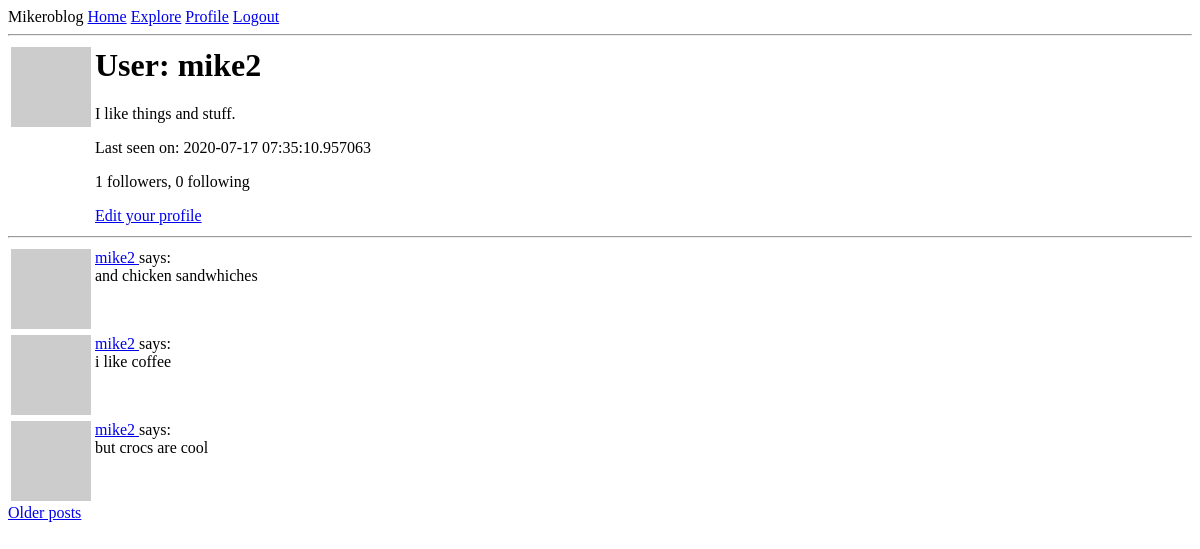
The app's page /user/mike2 (signed in), older data.
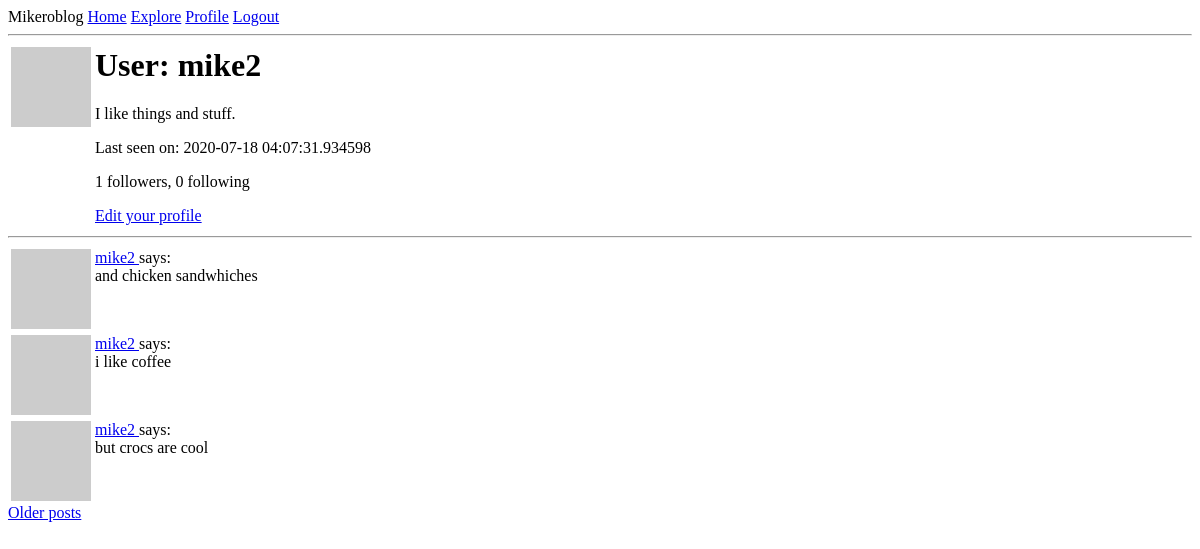
The same page, newer data.
### app/models.py (models this page shows, shortened)
class User(UserMixin, db.Model):
    id = db.Column(db.Integer, primary_key=True)
    username = db.Column(db.String(64), index=True, unique=True)
    email = db.Column(db.String(120), index=True, unique=True)
    password_hash = db.Column(db.String(128))
    posts = db.relationship('Post', backref='author', lazy='dynamic')
    about_me = db.Column(db.String(140))
    last_seen = db.Column(db.DateTime, default=datetime.utcnow)
    followed = db.relationship(
        'User',
        secondary=followers,
        primaryjoin=(followers.c.follower_id == id),
        secondaryjoin=(followers.c.followed_id == id),
        backref=db.backref('followers', lazy='dynamic'),
        lazy='dynamic'
    )
    def avatar(self, size):
        digest = md5(self.email.lower().encode('utf-8')).hexdigest()
        return f'https://www.gravatar.com/avatar/{digest}?d=identicon&s={size}'

class Post(db.Model):
    id = db.Column(db.Integer, primary_key=True)
    body = db.Column(db.String(140))
    timestamp = db.Column(db.DateTime, index=True, default=datetime.utcnow)
    user_id = db.Column(db.Integer, db.ForeignKey('user.id'))

### app/routes.py (the view)
@flask_app.route('/user/<username>')
@login_required
def user(username):
    user = User.query.filter_by(username=username).first_or_404()
    page = request.args.get('page', 1, type=int)
    posts = user.posts.order_by(Post.timestamp.desc()).paginate(
        page, flask_app.config['POSTS_PER_PAGE'], False)
    next_url = url_for('user', username=user.username, page=posts.next_num) \
        if posts.has_next else None
    prev_url = url_for('user', username=user.username, page=posts.prev_num) \
        if posts.has_prev else None
    form = EmptyForm()
    return render_template('user.html', user=user, posts=posts.items, form=form,
                           next_url=next_url, prev_url=prev_url)

### app/models.py (called while the page is built)
@login.user_loader
def load_user(id):
    return User.query.get(int(id))

### app/routes.py (called while the page is built)
@flask_app.before_request
def before_request():
    if current_user.is_authenticated:
        current_user.last_seen = datetime.utcnow()
        db.session.commit()

### app/templates/user.html (shortened to what this page needs)
{% extends 'base.html' %}
{% block content %}
    <table>
        <tr valign='top'>
            <td><img src='{{ user.avatar(128) }}'></td>
            <td>
                <h1>User: {{ user.username }}</h1>
                {% if user.about_me %}
                    <p>{{ user.about_me }}</p>
                {% endif %}
                {% if user.last_seen %}
                    <p>Last seen on: {{ user.last_seen }}</p>
                {% endif %}
                <p>{{ user.followers.count() }} followers, {{ user.followed.count() }} following</p>
                {% if user == current_user %}
                    <p><a href="{{ url_for('edit_profile') }}">Edit your profile</a></p>
                {% endif %}
            </td>
        </tr>
    </table>
    <hr>
    {% for post in posts %}
        {% include '_post.html' %}
    {% endfor %}
    {% if next_url %}
        <a href='{{ next_url }}'>Older posts</a>
    {% endif %}
{% endblock %}

### app/templates/base.html (shortened to what this page needs)
<html>
    <head>
    </head>
    <body>
        <div>
            Mikeroblog
            <a href='{{ url_for('index') }}'>Home</a>
            <a href='{{ url_for('explore') }}'>Explore</a>
            {% if current_user.is_anonymous %}
                <a href='{{ url_for('login') }}'>Login</a>
            {% else %}
                <a href='{{ url_for('user', username=current_user.username) }}'>Profile</a>
                <a href='{{ url_for('logout') }}'>Logout</a>
            {% endif %}
        </div>
        <hr>
        {% block content %}{% endblock %}
    </body>
</html>

### app/templates/_post.html
<table>
    <tr valign='top'>
        <td><img src='{{ post.author.avatar(36) }}'></td>
        <td>
            <a href='{{ url_for('user', username=post.author.username) }}'>
                {{ post.author.username }}
            </a>
            says: <br>{{ post.body }}
        </td>
    </tr>
</table>

Row changes from the older to the newer data that the page shows:
changed User "mike2": last_seen "2020-07-17 07:35:10.957063" → "2020-07-18 04:07:31.934598"
